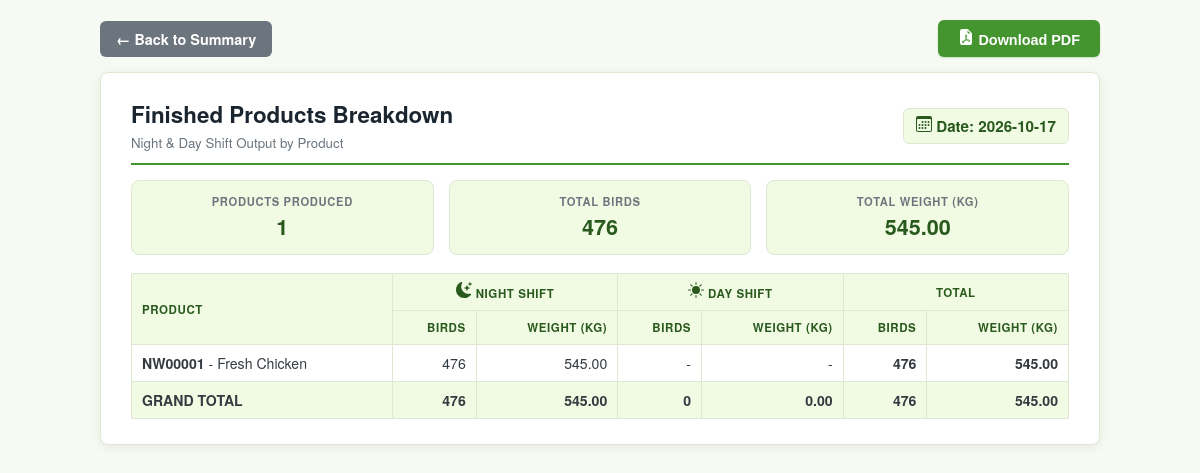
/product-breakdown (signed in), run on the app's committed database.
### app.py (models this page shows)
class Product(db.Model):
    id = db.Column(db.Integer, primary_key=True)
    code = db.Column(db.String(20), unique=True, nullable=False)
    name = db.Column(db.String(100), nullable=False)

### app.py (the view)
@app.route('/product-breakdown', methods=['GET'])
def product_breakdown():
    selected_date = request.args.get('date') or datetime.now(timezone.utc).strftime('%Y-%m-%d')
    query_date = datetime.strptime(selected_date, '%Y-%m-%d').date()
    products = Product.query.order_by(Product.code).all()
    logs = EntryLog.query.filter_by(date=query_date).all()
    log_map = {}
    for log in logs:
        if log.product_id not in log_map:
            log_map[log.product_id] = {'day_birds': 0, 'day_weight': 0.0, 'night_birds': 0, 'night_weight': 0.0}
        if log.shift == 'day':
            log_map[log.product_id]['day_birds'] += (log.birds or 0)
            log_map[log.product_id]['day_weight'] += (log.weight or 0.0)
        elif log.shift == 'night':
            log_map[log.product_id]['night_birds'] += (log.birds or 0)
            log_map[log.product_id]['night_weight'] += (log.weight or 0.0)
    product_summary_list = []
    tot_day_after_birds = 0
    tot_day_after_weight = 0.0
    tot_night_after_birds = 0
    tot_night_after_weight = 0.0
    for p in products:
        p_data = log_map.get(p.id, {'day_birds': 0, 'day_weight': 0.0, 'night_birds': 0, 'night_weight': 0.0})
        d_birds = p_data['day_birds']
        d_weight = p_data['day_weight']
        n_birds = p_data['night_birds']
        n_weight = p_data['night_weight']
        tot_day_after_birds += d_birds
        tot_day_after_weight += d_weight
        tot_night_after_birds += n_birds
        tot_night_after_weight += n_weight
        if d_birds or d_weight or n_birds or n_weight:
            product_summary_list.append({
                'code': p.code,
                'name': p.name,
                'day_birds': d_birds,
                'day_weight': d_weight,
                'night_birds': n_birds,
                'night_weight': n_weight,
                'total_birds': d_birds + n_birds,
                'total_weight': d_weight + n_weight
            })
    grand_total_birds = tot_day_after_birds + tot_night_after_birds
    grand_total_weight = tot_day_after_weight + tot_night_after_weight
    return render_template(
        'product_breakdown.html',
        selected_date=selected_date,
        product_summary_list=product_summary_list,
        tot_day_after_birds=tot_day_after_birds,
        tot_day_after_weight=tot_day_after_weight,
        tot_night_after_birds=tot_night_after_birds,
        tot_night_after_weight=tot_night_after_weight,
        grand_total_birds=grand_total_birds,
        grand_total_weight=grand_total_weight
    )

### app.py (called while the page is built)
@app.before_request
def require_login():
    if request.endpoint in PUBLIC_ENDPOINTS or request.endpoint is None:
        return
    if not session.get('authenticated'):
        if request.path.startswith('/api/'):
            return jsonify({'status': 'error', 'message': 'Session expired. Please log in again.'}), 401
        next_target = request.full_path if request.query_string else request.path
        return redirect(url_for('login', next=next_target))

### templates/product_breakdown.html (shortened to what this page needs)
<!DOCTYPE html>
<html lang="en">
<head>
    <link rel="stylesheet" href="{{ url_for('static', filename='css/product_breakdown.css') }}">
</head>
<body>
{% from 'icons.html' import icon %}
    <div class="top-action-bar">
        <a href="/summary?date={{ selected_date }}" class="btn-back">← Back to Summary</a>
        <button type="button" class="btn-pdf" id="btnDownloadPdf" onclick="downloadPDF()"><span id="btnDownloadPdfContent">{{ icon('pdf') }} Download PDF</span></button>
    </div>
    <main class="pdf-page-wrapper" id="pdfContent">
        <div class="report-header">
            <div>
                <h1>Finished Products Breakdown</h1>
                <small>Night &amp; Day Shift Output by Product</small>
            </div>
            <div class="date-badge">
                {{ icon('calendar') }} Date: <strong>{{ selected_date }}</strong>
            </div>
        </div>
        <div class="stat-strip">
            <div class="stat-tile">
                <div class="stat-label">Products Produced</div>
                <div class="stat-value">{{ product_summary_list|length }}</div>
            </div>
            <div class="stat-tile">
                <div class="stat-label">Total Birds</div>
                <div class="stat-value">{{ grand_total_birds }}</div>
            </div>
            <div class="stat-tile">
                <div class="stat-label">Total Weight (kg)</div>
                <div class="stat-value">{{ "%.2f"|format(grand_total_weight) }}</div>
            </div>
        </div>
        {% if product_summary_list|length > 0 %}
        <table class="breakdown-table">
            <thead>
                <tr>
                    <th class="col-product" rowspan="2">Product</th>
                    <th colspan="2">{{ icon('moon') }} Night Shift</th>
                    <th colspan="2">{{ icon('sun') }} Day Shift</th>
                    <th colspan="2">Total</th>
                </tr>
                <tr>
                    <th class="num">Birds</th>
                    <th class="num">Weight (kg)</th>
                    <th class="num">Birds</th>
                    <th class="num">Weight (kg)</th>
                    <th class="num">Birds</th>
                    <th class="num">Weight (kg)</th>
                </tr>
            </thead>
            <tbody>
                {% for item in product_summary_list %}
                <tr>
                    <td class="col-product"><strong>{{ item.code }}</strong> - {{ item.name }}</td>
                    <td class="num">{{ item.night_birds if item.night_birds else '-' }}</td>
                    <td class="num">{{ "%.2f"|format(item.night_weight) if item.night_weight else '-' }}</td>
                    <td class="num">{{ item.day_birds if item.day_birds else '-' }}</td>
                    <td class="num">{{ "%.2f"|format(item.day_weight) if item.day_weight else '-' }}</td>
                    <td class="num"><strong>{{ item.total_birds }}</strong></td>
                    <td class="num"><strong>{{ "%.2f"|format(item.total_weight) }}</strong></td>
                </tr>
                {% endfor %}
                <tr class="total-row">
                    <td>GRAND TOTAL</td>
                    <td class="num">{{ tot_night_after_birds }}</td>
                    <td class="num">{{ "%.2f"|format(tot_night_after_weight) }}</td>
                    <td class="num">{{ tot_day_after_birds }}</td>
                    <td class="num">{{ "%.2f"|format(tot_day_after_weight) }}</td>
                    <td class="num">{{ grand_total_birds }}</td>
                    <td class="num">{{ "%.2f"|format(grand_total_weight) }}</td>
                </tr>
            </tbody>
        </table>
        {% else %}
        <p class="empty-note">No finished products were logged for {{ selected_date }}.</p>
        {% endif %}
    </main>
</body>
</html>

### templates/icons.html (shortened to what this page needs)
{% macro icon(name, class='') %}{%- if name == 'moon' -%}
<svg xmlns="http://www.w3.org/2000/svg" width="16" height="16" fill="currentColor" class="app-icon {{ class }}" viewBox="0 0 16 16" aria-hidden="true"><path d="M6 .278a.77.77 0 0 1 .08.858 7.2 7.2 0 0 0-.878 3.46c0 4.021 3.278 7.277 7.318 7.277q.792-.001 1.533-.16a.79.79 0 0 1 .81.316.73.73 0 0 1-.031.893A8.35 8.35 0 0 1 8.344 16C3.734 16 0 12.286 0 7.71 0 4.266 2.114 1.312 5.124.06A.75.75 0 0 1 6 .278"/><path d="M10.794 3.148a.217.217 0 0 1 .412 0l.387 1.162c.173.518.579.924 1.097 1.097l1.162.387a.217.217 0 0 1 0 .412l-1.162.387a1.73 1.73 0 0 0-1.097 1.097l-.387 1.162a.217.217 0 0 1-.412 0l-.387-1.162A1.73 1.73 0 0 0 9.31 6.593l-1.162-.387a.217.217 0 0 1 0-.412l1.162-.387a1.73 1.73 0 0 0 1.097-1.097zM13.863.099a.145.145 0 0 1 .274 0l.258.774c.115.346.386.617.732.732l.774.258a.145.145 0 0 1 0 .274l-.774.258a1.16 1.16 0 0 0-.732.732l-.258.774a.145.145 0 0 1-.274 0l-.258-.774a1.16 1.16 0 0 0-.732-.732l-.774-.258a.145.145 0 0 1 0-.274l.774-.258c.346-.115.617-.386.732-.732z"/></svg>
{%- elif name == 'sun' -%}
<svg xmlns="http://www.w3.org/2000/svg" width="16" height="16" fill="currentColor" class="app-icon {{ class }}" viewBox="0 0 16 16" aria-hidden="true"><path d="M8 12a4 4 0 1 0 0-8 4 4 0 0 0 0 8M8 0a.5.5 0 0 1 .5.5v2a.5.5 0 0 1-1 0v-2A.5.5 0 0 1 8 0m0 13a.5.5 0 0 1 .5.5v2a.5.5 0 0 1-1 0v-2A.5.5 0 0 1 8 13m8-5a.5.5 0 0 1-.5.5h-2a.5.5 0 0 1 0-1h2a.5.5 0 0 1 .5.5M3 8a.5.5 0 0 1-.5.5h-2a.5.5 0 0 1 0-1h2A.5.5 0 0 1 3 8m10.657-5.657a.5.5 0 0 1 0 .707l-1.414 1.415a.5.5 0 1 1-.707-.708l1.414-1.414a.5.5 0 0 1 .707 0m-9.193 9.193a.5.5 0 0 1 0 .707L3.05 13.657a.5.5 0 0 1-.707-.707l1.414-1.414a.5.5 0 0 1 .707 0m9.193 2.121a.5.5 0 0 1-.707 0l-1.414-1.414a.5.5 0 0 1 .707-.707l1.414 1.414a.5.5 0 0 1 0 .707M4.464 4.465a.5.5 0 0 1-.707 0L2.343 3.05a.5.5 0 1 1 .707-.707l1.414 1.414a.5.5 0 0 1 0 .708"/></svg>
{%- elif name == 'lock' -%}
<svg xmlns="http://www.w3.org/2000/svg" width="16" height="16" fill="currentColor" class="app-icon {{ class }}" viewBox="0 0 16 16" aria-hidden="true"><path d="M8 1a2 2 0 0 1 2 2v4H6V3a2 2 0 0 1 2-2m3 6V3a3 3 0 0 0-6 0v4a2 2 0 0 0-2 2v5a2 2 0 0 0 2 2h6a2 2 0 0 0 2-2V9a2 2 0 0 0-2-2"/></svg>
{%- elif name == 'calendar' -%}
<svg xmlns="http://www.w3.org/2000/svg" width="16" height="16" fill="currentColor" class="app-icon {{ class }}" viewBox="0 0 16 16" aria-hidden="true"><path d="M14 0H2a2 2 0 0 0-2 2v12a2 2 0 0 0 2 2h12a2 2 0 0 0 2-2V2a2 2 0 0 0-2-2M1 3.857C1 3.384 1.448 3 2 3h12c.552 0 1 .384 1 .857v10.286c0 .473-.448.857-1 .857H2c-.552 0-1-.384-1-.857z"/><path d="M6.5 7a1 1 0 1 0 0-2 1 1 0 0 0 0 2m3 0a1 1 0 1 0 0-2 1 1 0 0 0 0 2m3 0a1 1 0 1 0 0-2 1 1 0 0 0 0 2m-9 3a1 1 0 1 0 0-2 1 1 0 0 0 0 2m3 0a1 1 0 1 0 0-2 1 1 0 0 0 0 2m3 0a1 1 0 1 0 0-2 1 1 0 0 0 0 2m3 0a1 1 0 1 0 0-2 1 1 0 0 0 0 2m-9 3a1 1 0 1 0 0-2 1 1 0 0 0 0 2m3 0a1 1 0 1 0 0-2 1 1 0 0 0 0 2m3 0a1 1 0 1 0 0-2 1 1 0 0 0 0 2"/></svg>
{%- elif name == 'pdf' -%}
<svg xmlns="http://www.w3.org/2000/svg" width="16" height="16" fill="currentColor" class="app-icon {{ class }}" viewBox="0 0 16 16" aria-hidden="true"><path d="M5.523 12.424q.21-.124.459-.238a8 8 0 0 1-.45.606c-.28.337-.498.516-.635.572l-.035.012a.3.3 0 0 1-.026-.044c-.056-.11-.054-.216.04-.36.106-.165.319-.354.647-.548m2.455-1.647q-.178.037-.356.078a21 21 0 0 0 .5-1.05 12 12 0 0 0 .51.858q-.326.048-.654.114m2.525.939a4 4 0 0 1-.435-.41q.344.007.612.054c.317.057.466.147.518.209a.1.1 0 0 1 .026.064.44.44 0 0 1-.06.2.3.3 0 0 1-.094.124.1.1 0 0 1-.069.015c-.09-.003-.258-.066-.498-.256M8.278 6.97c-.04.244-.108.524-.2.829a5 5 0 0 1-.089-.346c-.076-.353-.087-.63-.046-.822.038-.177.11-.248.196-.283a.5.5 0 0 1 .145-.04c.013.03.028.092.032.198q.008.183-.038.465z"/><path fill-rule="evenodd" d="M4 0h5.293A1 1 0 0 1 10 .293L13.707 4a1 1 0 0 1 .293.707V14a2 2 0 0 1-2 2H4a2 2 0 0 1-2-2V2a2 2 0 0 1 2-2m5.5 1.5v2a1 1 0 0 0 1 1h2zM4.165 13.668c.09.18.23.343.438.419.207.075.412.04.58-.03.318-.13.635-.436.926-.786.333-.401.683-.927 1.021-1.51a11.7 11.7 0 0 1 1.997-.406c.3.383.61.713.91.95.28.22.603.403.934.417a.86.86 0 0 0 .51-.138c.155-.101.27-.247.354-.416.09-.181.145-.37.138-.563a.84.84 0 0 0-.2-.518c-.226-.27-.596-.4-.96-.465a5.8 5.8 0 0 0-1.335-.05 11 11 0 0 1-.98-1.686c.25-.66.437-1.284.52-1.794.036-.218.055-.426.048-.614a1.24 1.24 0 0 0-.127-.538.7.7 0 0 0-.477-.365c-.202-.043-.41 0-.601.077-.377.15-.576.47-.651.823-.073.34-.04.736.046 1.136.088.406.238.848.43 1.295a20 20 0 0 1-1.062 2.227 7.7 7.7 0 0 0-1.482.645c-.37.22-.699.48-.897.787-.21.326-.275.714-.08 1.103"/></svg>
{%- endif -%}{% endmacro %}

### static/css/product_breakdown.css (style rules this page uses)
:root { --bg-color: #f7faf3; --container-bg: #ffffff; --text-color: #343a40; --border-color: #dfe8d5; --header-bg: #F1FBE3; --alt-row-bg: #F8FBF3; --total-row-bg: #F1FBE3; --muted-text: #6c757d; --primary: #449430; --primary-dark: #3A7E29; --primary-rgb: 68, 148, 48; --success-dark: #29591D; --edit: #d9a441; }
body { font-family: "Helvetica Neue", Helvetica, Arial, sans-serif; margin: 0; padding: 20px 0; background-color: var(--bg-color); color: var(--text-color); }
.pdf-page-wrapper { max-width: 1000px; margin: 0 auto; background: var(--container-bg); padding: 25px 30px; border-radius: 8px; box-shadow: 0 2px 10px rgba(0,0,0,0.08); border: 1px solid var(--border-color); box-sizing: border-box; }
.report-header { display: flex; justify-content: space-between; align-items: center; border-bottom: 2px solid var(--primary); padding-bottom: 10px; margin-bottom: 15px; }
.report-header h1 { margin: 0; font-size: 1.4rem; color: #1a252f; }
.report-header small { color: var(--muted-text); }
.report-header .date-badge { font-size: 0.95rem; font-weight: 600; background: var(--header-bg); padding: 6px 12px; border-radius: 6px; border: 1px solid var(--border-color); color: var(--success-dark); }
.stat-strip { display: flex; gap: 15px; margin-bottom: 18px; }
.stat-tile { flex: 1; border: 1px solid var(--border-color); border-radius: 8px; padding: 12px 16px; background: var(--header-bg); text-align: center; }
.stat-tile .stat-label { font-size: 0.7rem; font-weight: 700; letter-spacing: 0.06em; text-transform: uppercase; color: var(--muted-text); }
.stat-tile .stat-value { font-size: 1.35rem; font-weight: 700; color: var(--success-dark); margin-top: 2px; }
table.breakdown-table { width: 100%; border-collapse: collapse; margin-top: 5px; }
table.breakdown-table th, table.breakdown-table td { border: 1px solid var(--border-color); padding: 8px 10px; font-size: 0.88em; }
table.breakdown-table thead th { background-color: var(--header-bg); text-align: center; font-size: 0.72rem; font-weight: 700; letter-spacing: 0.05em; text-transform: uppercase; color: var(--success-dark); }
table.breakdown-table th.col-product, table.breakdown-table td.col-product { text-align: left; }
table.breakdown-table td.num, table.breakdown-table th.num { text-align: right; }
table.breakdown-table tr:nth-child(even) { background-color: var(--alt-row-bg); }
table.breakdown-table .total-row td { background-color: var(--total-row-bg); font-weight: bold; }
.top-action-bar { max-width: 1000px; margin: 0 auto 15px auto; display: flex; justify-content: space-between; align-items: center; }
.btn-back { background-color: #6c757d; color: white; padding: 8px 16px; border-radius: 6px; text-decoration: none; font-size: 0.9em; font-weight: bold; transition: filter 0.2s ease, transform 0.15s ease; }
.btn-pdf { background-color: var(--primary); color: white; padding: 9px 20px; border: none; border-radius: 6px; cursor: pointer; font-size: 0.9em; font-weight: bold; display: inline-flex; align-items: center; gap: 8px; box-shadow: 0 1px 2px rgba(var(--primary-rgb), 0.25); transition: background-color 0.2s ease, transform 0.15s ease, box-shadow 0.2s ease; }

### data on the page
Product: code "NW00001", name "Fresh Chicken", night_birds "476", night_weight "545.00", day_birds "-", day_weight "-", total_birds "476", total_weight "545.00"

### other printed values
{{ selected_date }} "2026-10-17"
{{ product_summary_list|length }} "1"
{{ grand_total_birds }} "476"
{{ "%.2f"|format(grand_total_weight) }} "545.00"
{{ tot_night_after_birds }} "476"
{{ "%.2f"|format(tot_night_after_weight) }} "545.00"
{{ tot_day_after_birds }} "0"
{{ "%.2f"|format(tot_day_after_weight) }} "0.00"
